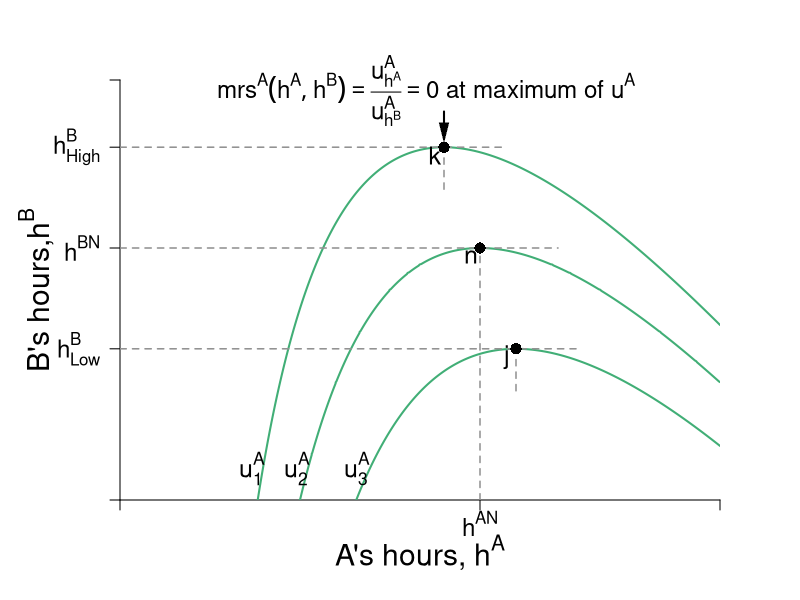

R code for this plot:
require(shape)
pdf(file = "coordination_failures/coordination_indiff_map.pdf", width = 9, height = 7)

#Set parameters for graphics
pointsize <- 1.8
axislabelsize <- 1.8
labelsize <- 1.5
namesize <- 1.8
annotatesize <- 1.5
graphlinewidth <- 2
segmentlinewidth <- 1.5

COL <- c("#7fc97f", "#beaed4", "#fdc086", "#ffff99", "#386cb0", "#f0027f", "#bf5b17", "#666666")
COLA <- c("#99d8c9","#66c2a4","#41ae76", "#238b45", "#005824")
COLB <- c("#4eb3d3", "#2b8cbe", "#0868ac","#084081")
Grays <- gray.colors(25, start =1, end = 0)

par(mar =  c(5, 6, 4, 4))

# uA <- function(ea, eb, alpha = 16, beta = 1/24) {
#   alpha*(1 - beta*eb)*ea - 0.5*(ea)^2
# }

uA <- function(ea, eb, alpha = 30, beta = 1/2) {
  (alpha - beta*(ea+eb))*ea - 0.5*(ea)^2
}

hANE <- function(alpha, beta = 1/2){
  alpha/(1 + 3*beta)
}

brfA <- function(ea, alpha = 30, beta = 1/2) {
  (alpha - ea*(1 + 2*beta))/(beta)
}

# brfA <- function(ea, alpha = 16, beta = 1/24) {
#   (alpha - ea)/(alpha * beta)
# }


xlims <- c(0, 20)
ylims <- c(0, 20)

npts <- 501 
x <- seq(xlims[1], xlims[2], length.out = npts)
y <- seq(ylims[1], ylims[2], length.out = npts) 
a <- c(uA(10.8, brfA(10.8)), 
       uA(hANE(alpha = 30, beta = 1/2), hANE(alpha = 30, beta = 1/2)), 
       uA(13.2, brfA(13.2))
       )

plot(0, 0, xlim = xlims, ylim = ylims, type = "n",
     xlab = expression(paste("")),
     ylab = expression(paste("")), 
     xaxt = "n", 
     yaxt = "n", 
     cex.lab = axislabelsize, 
     bty = "n",
     xaxs="i", 
     yaxs="i")

# ticksy <- seq(from = 0, to = ylims[2], by = 2)
# ylabels <- seq(from = 0, to = ylims[2], by = 2)
# ticksx <- seq(from = 0, to = xlims[2], by = 2)
# xlabels <- seq(from = 0, to = xlims[2], by = 2)
ticksy <- c(0,  brfA(13.2), 12,  brfA(10.8), ylims[2])
ylabels <- c(NA, expression(paste(h[Low]^B)), expression(paste(h^{BN})), expression(paste(h[High]^B)), NA)
ticksx <- c(0, 12,  xlims[2])
xlabels <- c(NA, expression(paste(h^{AN})), NA)


axis(1, at = ticksx, pos = 0, labels = xlabels, cex.axis= labelsize - 0.05)
axis(2, at = ticksy, pos = 0, labels = ylabels, las = 1, cex.axis= labelsize - 0.05)

npts <- 500 
xx1 <- seq(xlims[1], xlims[2], length.out = npts)
#lines(xx1, brfA(xx1, alpha = 16, beta = 1/24), col = COLA[4], lwd = graphlinewidth)


contour(y, x, 
        outer(x, y, uA),
        drawlabels = FALSE,
        col = COLA[3],
        lwd = graphlinewidth,
        levels = a, 
        xaxs="i", 
        yaxs="i", 
        add = TRUE) 

text(0.5*xlims[2], -2.5, expression(paste("A's hours, ", h^A)), xpd = TRUE, cex = axislabelsize)
text(-2.8, 10, expression(paste("B's hours,", h^B)), xpd = TRUE, cex = axislabelsize, srt = 90) 

#Label the iso-welfare functions for the A
text(4.4, 1.5, expression(u[1]^A), cex = annotatesize)
text(5.9, 1.5, expression(u[2]^A), cex = annotatesize)
text(7.9, 1.5, expression(u[3]^A), cex = annotatesize)

#Label Nash Equilibrium 
segments(0, 12, 14.6, 12, lty = 2, col = Grays[18], lwd = segmentlinewidth)
segments(12, 0, 12, 12, lty = 2, col = Grays[18], lwd = segmentlinewidth)
points(12, 12, pch = 16, col = "black", cex = 1.5)
#text(11.3, 10.1, expression(paste("Nash Equilibrium")))
text(12 - 0.3, 12 - 0.4, expression(paste("n")), cex = annotatesize)



segments(0,  brfA(13.2),  13.2 + 2,  brfA(13.2), lty = 2, col = Grays[18], lwd = segmentlinewidth)
segments(13.2,  brfA(13.2) - 2,  13.2,  brfA(13.2), lty = 2, col = Grays[18], lwd = segmentlinewidth)
points(13.2, brfA(ea = 13.2), pch = 16, col = "black", cex = 1.5)
text(13.2 - 0.3, brfA(ea = 13.2) - 0.4, expression(paste("j")), cex = annotatesize)

segments(0, brfA(10.8), 10.8 + 2, brfA(10.8), lty = 2, col = Grays[18], lwd = segmentlinewidth)
segments(10.8, brfA(10.8) - 2, 10.8, brfA(10.8), lty = 2, col = Grays[18], lwd = segmentlinewidth)
points(10.8, brfA(10.8), pch = 16, col = "black", cex = 1.5)
text(10.8 - 0.3, brfA(10.8) - 0.4, expression(paste("k")), cex = annotatesize)

text(10.2, 19.5, expression(paste(mrs^{A}*(list(h^A, h^B)) == frac(u[h^A]^A, u[h^B]^A), phantom() == 0, " at maximum of ", u^A)), cex = annotatesize - 0.05, xpd = TRUE)
Arrows(10.8, 18.5, 10.8, 17.5, col = "black", lty = 1, lwd = 2, arr.type = "triangle", arr.lwd = 0.5)



dev.off()
